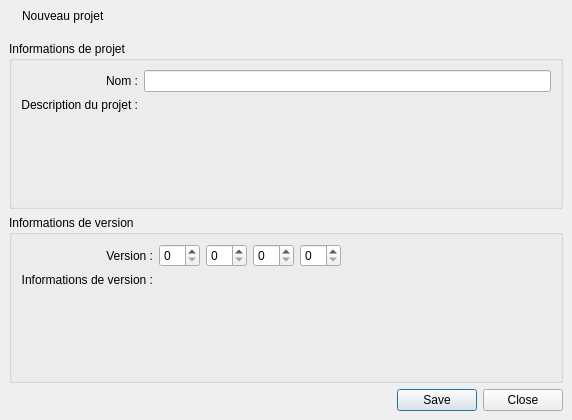
<?xml version="1.0" encoding="UTF-8"?>
<ui version="4.0">
 <class>Form_Project</class>
 <widget class="QDialog" name="Form_Project">
  <property name="windowModality">
   <enum>Qt::ApplicationModal</enum>
  </property>
  <property name="enabled">
   <bool>true</bool>
  </property>
  <property name="geometry">
   <rect>
    <x>0</x>
    <y>0</y>
    <width>572</width>
    <height>420</height>
   </rect>
  </property>
  <property name="windowTitle">
   <string>Projet</string>
  </property>
  <property name="sizeGripEnabled">
   <bool>false</bool>
  </property>
  <property name="modal">
   <bool>true</bool>
  </property>
  <layout class="QGridLayout" name="gridLayout_3">
   <property name="margin">
    <number>0</number>
   </property>
   <property name="spacing">
    <number>0</number>
   </property>
   <item row="0" column="0">
    <widget class="QWidget" name="project_widget_title" native="true">
     <layout class="QGridLayout" name="gridLayout_6">
      <item row="0" column="0">
       <layout class="QHBoxLayout" name="horizontalLayout_2">
        <item>
         <widget class="QLabel" name="label_6">
          <property name="text">
           <string/>
          </property>
          <property name="pixmap">
           <pixmap resource="../../resources.qrc">:/images/48x48/box.png</pixmap>
          </property>
         </widget>
        </item>
        <item>
         <widget class="QLabel" name="title">
          <property name="sizePolicy">
           <sizepolicy hsizetype="Expanding" vsizetype="Preferred">
            <horstretch>0</horstretch>
            <verstretch>0</verstretch>
           </sizepolicy>
          </property>
          <property name="text">
           <string>Nouveau projet</string>
          </property>
         </widget>
        </item>
       </layout>
      </item>
     </layout>
    </widget>
   </item>
   <item row="1" column="0">
    <widget class="QWidget" name="widget_content" native="true">
     <layout class="QGridLayout" name="gridLayout_7">
      <item row="0" column="0">
       <widget class="QGroupBox" name="groupBox">
        <property name="title">
         <string>Informations de projet</string>
        </property>
        <layout class="QGridLayout" name="gridLayout_5">
         <item row="0" column="0">
          <layout class="QGridLayout" name="gridLayout_2">
           <item row="0" column="0">
            <widget class="QLabel" name="label">
             <property name="text">
              <string>Nom :</string>
             </property>
             <property name="alignment">
              <set>Qt::AlignRight|Qt::AlignTrailing|Qt::AlignVCenter</set>
             </property>
            </widget>
           </item>
           <item row="0" column="1">
            <widget class="QLineEdit" name="project_name"/>
           </item>
           <item row="1" column="0">
            <widget class="QLabel" name="label_2">
             <property name="text">
              <string>Description du projet :</string>
             </property>
             <property name="alignment">
              <set>Qt::AlignRight|Qt::AlignTop|Qt::AlignTrailing</set>
             </property>
            </widget>
           </item>
           <item row="1" column="1">
            <widget class="RecordTextEditWidget" name="project_description" native="true">
             <property name="sizePolicy">
              <sizepolicy hsizetype="Expanding" vsizetype="Expanding">
               <horstretch>0</horstretch>
               <verstretch>0</verstretch>
              </sizepolicy>
             </property>
            </widget>
           </item>
          </layout>
         </item>
        </layout>
       </widget>
      </item>
      <item row="1" column="0">
       <widget class="QGroupBox" name="groupBox_2">
        <property name="title">
         <string>Informations de version</string>
        </property>
        <layout class="QGridLayout" name="gridLayout_4">
         <item row="0" column="0">
          <layout class="QGridLayout" name="gridLayout">
           <item row="2" column="1">
            <widget class="RecordTextEditWidget" name="project_version_info" native="true">
             <property name="sizePolicy">
              <sizepolicy hsizetype="Expanding" vsizetype="Expanding">
               <horstretch>0</horstretch>
               <verstretch>0</verstretch>
              </sizepolicy>
             </property>
            </widget>
           </item>
           <item row="0" column="1">
            <layout class="QHBoxLayout" name="horizontalLayout">
             <item>
              <widget class="QSpinBox" name="major_version_number"/>
             </item>
             <item>
              <widget class="QSpinBox" name="medium_version_number"/>
             </item>
             <item>
              <widget class="QSpinBox" name="minor_version_number"/>
             </item>
             <item>
              <widget class="QSpinBox" name="maintenance_version_number"/>
             </item>
             <item>
              <spacer name="horizontalSpacer">
               <property name="orientation">
                <enum>Qt::Horizontal</enum>
               </property>
               <property name="sizeHint" stdset="0">
                <size>
                 <width>40</width>
                 <height>20</height>
                </size>
               </property>
              </spacer>
             </item>
            </layout>
           </item>
           <item row="2" column="0">
            <widget class="QLabel" name="label_4">
             <property name="text">
              <string>Informations de version :</string>
             </property>
             <property name="alignment">
              <set>Qt::AlignRight|Qt::AlignTop|Qt::AlignTrailing</set>
             </property>
            </widget>
           </item>
           <item row="0" column="0">
            <widget class="QLabel" name="label_3">
             <property name="text">
              <string>Version :</string>
             </property>
             <property name="alignment">
              <set>Qt::AlignRight|Qt::AlignTrailing|Qt::AlignVCenter</set>
             </property>
            </widget>
           </item>
          </layout>
         </item>
        </layout>
       </widget>
      </item>
      <item row="2" column="0">
       <widget class="QDialogButtonBox" name="buttonBox">
        <property name="standardButtons">
         <set>QDialogButtonBox::Close|QDialogButtonBox::Save</set>
        </property>
       </widget>
      </item>
     </layout>
    </widget>
   </item>
  </layout>
 </widget>
 <customwidgets>
  <customwidget>
   <class>RecordTextEditWidget</class>
   <extends>QWidget</extends>
   <header>gui/components/record_text_edit_widget.h</header>
   <container>1</container>
  </customwidget>
 </customwidgets>
 <tabstops>
  <tabstop>project_name</tabstop>
  <tabstop>major_version_number</tabstop>
  <tabstop>medium_version_number</tabstop>
  <tabstop>minor_version_number</tabstop>
  <tabstop>maintenance_version_number</tabstop>
 </tabstops>
 <resources>
  <include location="../../resources.qrc"/>
  <include location="../../resources.qrc"/>
  <include location="../../resources.qrc"/>
  <include location="../../resources.qrc"/>
  <include location="../../resources.qrc"/>
  <include location="../../resources.qrc"/>
  <include location="../../resources.qrc"/>
 </resources>
 <connections/>
</ui>
